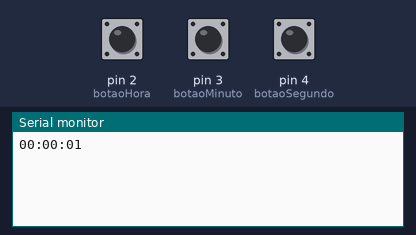
A sketch run on a simulated Arduino Uno, built with avr-gcc and run on an emulated ATmega328P. Shown: the last lines printed to the serial monitor. The test bench sets the inputs (shaded band); at power-on: pin 2 (botaoHora) HIGH, pin 3 (botaoMinuto) HIGH, pin 4 (botaoSegundo) HIGH.

Above: at 1.2 s.
1.3 s: pin 2 (botaoHora) pulled LOW for 3.2 s
At 2.8 s:
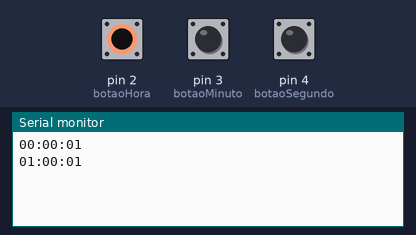
7.5 s: pin 3 (botaoMinuto) pulled LOW for 0.15 s
At 7.8 s:
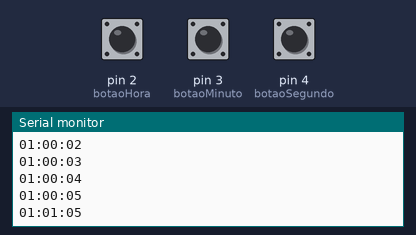
9.1 s: pin 4 (botaoSegundo) pulled LOW for 0.15 s
At 10.65 s:
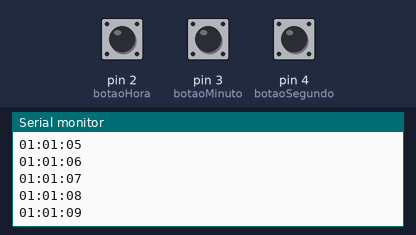
10.7 s: pin 2 (botaoHora) pulled LOW for 0.15 s
At 11.1 s:
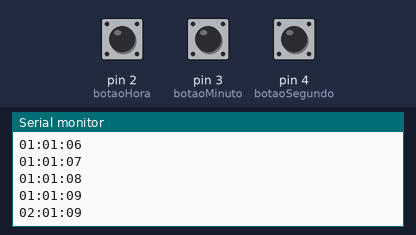
12.3 s: pin 3 (botaoMinuto) pulled LOW for 1 s
At 13.1 s:
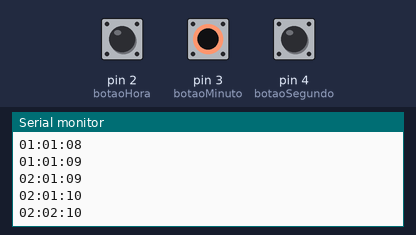
14.8 s: pin 4 (botaoSegundo) pulled LOW for 1 s
At 18.07 s:
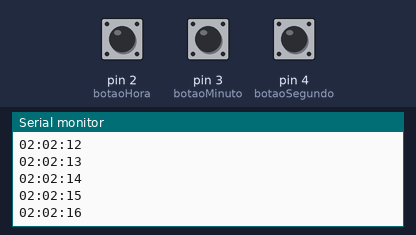
Timing chart, 0 to 18.3 s (numbered marks = the images above; inputs shaded):
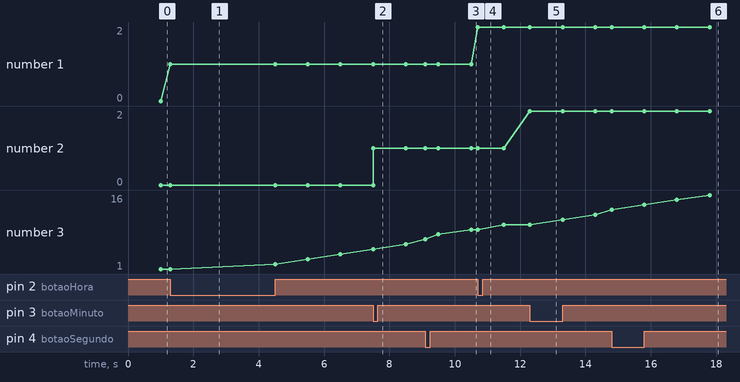

Measured:
- after the input at 1.3 s, the serial monitor: prints a new line at once (image 1)
- after the input at 7.5 s, the serial monitor: prints a new line at once (image 2)
- after the input at 9.1 s, the serial monitor: prints a new line after 1.4 s (image 3)
- after the input at 10.7 s, the serial monitor: prints a new line at once (image 4)
- after the input at 12.3 s, the serial monitor: prints a new line at once (image 5)
- after the input at 14.8 s, the serial monitor: prints a new line after 3.0 s (image 6)
- plotted number 1: 1 → 2 after the input at 10.7 s
- plotted number 3: 6 → 9 after the input at 9.1 s, 12 → 16 after the input at 14.8 s

The sketch:

p1.ino
```cpp
int segundo = 0, minuto = 0, hora = 0;
unsigned long utempo = 0;
unsigned long tempo;


const int botaoHora = 2;
const int botaoMinuto = 3;
const int botaoSegundo = 4;

void setup() {
  Serial.begin(9600);

  pinMode(botaoHora, INPUT_PULLUP);
  pinMode(botaoMinuto, INPUT_PULLUP);
  pinMode(botaoSegundo, INPUT_PULLUP);
}

void loop() {
  tempo = millis();

  verificaBotoes();

  if (tempo - utempo >= 1000) {
    utempo = tempo;
    segundo++;

    if (segundo >= 60) {
      segundo = 0;
      minuto++;
    }
    if (minuto >= 60) {
      minuto = 0;
      hora++;
    }
    if (hora >= 24) {
      hora = 0;
    }

    imprimeHorario();
  }
}

void verificaBotoes() {
  if (digitalRead(botaoHora) == LOW) {
    hora++;
    if (hora >= 24) hora = 0;
    imprimeHorario();
    delay(300);
    while(digitalRead(botaoHora) == LOW);
  }

  if (digitalRead(botaoMinuto) == LOW) {
    minuto++;
    if (minuto >= 60) minuto = 0;
    imprimeHorario();
    delay(300);
    while(digitalRead(botaoMinuto) == LOW);
  }

  if (digitalRead(botaoSegundo) == LOW) {
    segundo++;
    if (segundo >= 60) segundo = 0;
    imprimeHorario();
    delay(300);
    while(digitalRead(botaoSegundo) == LOW);
  }
}

void imprimeHorario() {
  if (hora < 10) Serial.print("0");
  Serial.print(hora);
  Serial.print(":");

  if (minuto < 10) Serial.print("0");
  Serial.print(minuto);
  Serial.print(":");

  if (segundo < 10) Serial.print("0");
  Serial.println(segundo);
}
```
